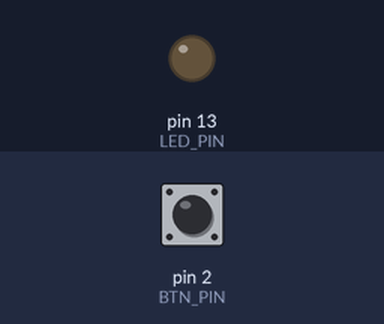
Bench run of a sketch on a simulated Arduino Nano, built with avr-gcc and run on an emulated ATmega328P. On the bench: output pins drawn as LEDs (lit = HIGH). Inputs (shaded band) come from the test bench; at power-on: pin 2 (BTN_PIN) HIGH. Sleep ends after the set time or at an interrupt; what the sketch prints to the serial monitor is not drawn.

Above: at 1.2 s.
1.3 s: pin 2 (BTN_PIN) pulled LOW for 0.15 s
At 1.4 s:
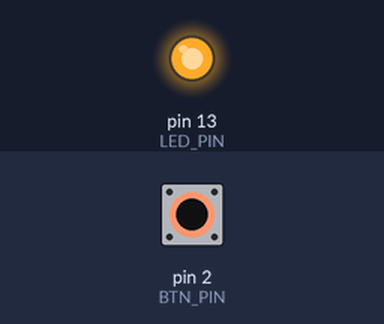
Timing chart, 0 to 9.0 s (numbered marks = the images above; inputs shaded):
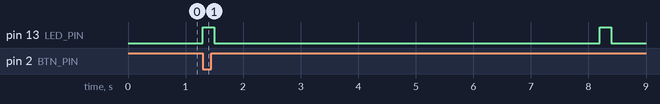

Measured:
- by itself, pin 13 (LED_PIN): alternates HIGH for 0.20 s and LOW for 6.7 s

The sketch:

ArduinoForum_Interrupt_And_WatchDogTimer.ino
```cpp
// Using the watchdog timer,
//  sleep for the given number of intervals,
//  then print a message.
// Prints a dot at each WDT wakeup.
// A button is also connected to provide an external interrupt,
//  print a message when the button is pressed.
// Finally, blink an LED after each wake-up regardless of source.

// Using an ATmega328P at 16MHz and 5V, draws ~6.3µA while sleeping,
//  which is consistent with only the WDT running.
//
//Jack Christensen 19Nov2013     CC BY-SA, see http://creativecommons.org/licenses/by-sa/3.0/

#include <avr/wdt.h>
#include <avr/sleep.h>
#include <util/atomic.h>
#include <Streaming.h> // http://arduiniana.org/libraries/streaming/


const int BTN_PIN = 2;            // wire a button from pin 2 to ground
const int LED_PIN = 13;           // wire an LED from pin 13 to ground through a proper current-limiting resistor
const int WDT_INTERVALS = 50;     // number of WDT timeouts before printing message
const unsigned long LED_ON_TIME = 200;  // turn on LED for this many ms after each wake-up
const long BAUD_RATE = 9600;

volatile boolean extInterrupt;    // external interrupt flag (button)
volatile boolean wdtInterrupt;    // watchdog timer interrupt flag


void gotoSleep(void)
{
  byte adcsra = ADCSRA;          // save the ADC Control and Status Register A
  ADCSRA = 0;                    // disable the ADC
  EICRA = _BV(ISC01);            // configure INT0 to trigger on falling edge
  EIFR = _BV(INTF0);             // ensure interrupt flag cleared
  EIMSK = _BV(INT0);             // enable INT0
  set_sleep_mode(SLEEP_MODE_PWR_DOWN);
  ATOMIC_BLOCK(ATOMIC_FORCEON) {
    wdtInterrupt = false;
    extInterrupt = false;
    sleep_enable();
    sleep_bod_disable();       // disable brown-out detection (saves 20-25µA)
  }
  sleep_cpu();                   // go to sleep
  sleep_disable();               // wake up here
  ADCSRA = adcsra;               // restore ADCSRA
}


//external interrupt 0 wakes the MCU
ISR(INT0_vect)
{
  EIMSK = 0;  // disable external interrupts (only need one to wake up)
  extInterrupt = true;
}


// handles the Watchdog Time-out Interrupt
ISR(WDT_vect)
{
  wdtInterrupt = true;
}


void setup(void)
{
  pinMode(BTN_PIN, INPUT_PULLUP);
  pinMode(LED_PIN, OUTPUT);
  Serial.begin(BAUD_RATE);

  ATOMIC_BLOCK(ATOMIC_RESTORESTATE) {
    wdt_reset();
    MCUSR &= ~_BV(WDRF);                            // clear WDRF
    WDTCSR |= _BV(WDCE) | _BV(WDE);                 // enable WDTCSR change
    WDTCSR =  _BV(WDIE) | _BV(WDP3) | _BV(WDP0);    // ~8 sec
  }

  Serial << endl << F("Setup complete");
}

void loop(void)
{
  static int wdtCount;
  static int btnCount;

  if (wdtCount == 0 || extInterrupt) Serial << endl << F("Sleep");
  Serial.flush();
  Serial.end();
  gotoSleep();

  digitalWrite(LED_PIN, HIGH); // blink LED on each wakeup
  delay(LED_ON_TIME);
  digitalWrite(LED_PIN, LOW);

  Serial.begin(BAUD_RATE);

  if (wdtInterrupt) {
    Serial << '.';

    if (++wdtCount >= WDT_INTERVALS) {
      Serial << endl << F("WDT: ") << wdtCount;
      wdtCount = 0;
    }
  }
  if (extInterrupt) {
    Serial << endl << F("Button: ") << ++btnCount;
  }
}
```
